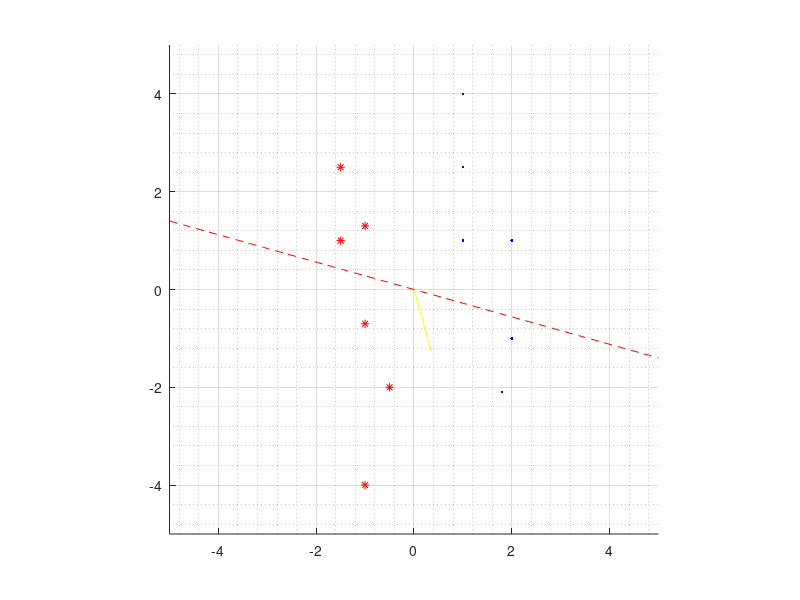

Source code (MATLAB):
data_set=[
    1 2.5 -1;
    -1 -0.7 1;
    -1 -4 1;
    -1 1.3 1;
    -1.5 1 1;
    -1.5 2.5 1;
    -0.5 -2 1;
    1.8 -2.1 -1;
    1 1 -1;
    2 1 -1;
    1 4 -1;
    2 -1 -1;

];
hold on;
axis equal;
axis([-5 5 -5 5]);

grid on;
grid minor;
x=linspace(-5,5);
for i=1:length(data_set)
    if data_set(i,3)==-1
        plot(data_set(i,1),data_set(i,2),'.b');
    else
        plot(data_set(i,1),data_set(i,2),'*r');
    end
end
start_point=[-0.5 0.5];
l=start_point-data_set(1,1:2); 
w_set=[];
f=plot([0 l(1)],[0 l(2)],'-y');
w=[-l(2) l(1)];
h=plot(x,x*w(1)/w(2),'--r');
for i=2:length(data_set)
    w_set=[w_set; w];
    if dot(l,data_set(i,1:2))*data_set(i,3)<0
    %error: the 
        degree=acos(dot(l,data_set(i,1:2))/(sqrt(l*l')+sqrt(data_set(i,1:2)*data_set(i,1:2)')));
       if degree>pi/2
           l=(l+data_set(i,1:2))/2;
       else
           l=(l-data_set(i,1:2))/2;
       end
    end
    pause(0.3);
    delete(h);
    delete(f);
    w=[-l(2) l(1)];
    f=plot([0 w(1)],[0 w(2)],'-y');
    h=plot(x,x*w(1)/w(2),'--r');
end


